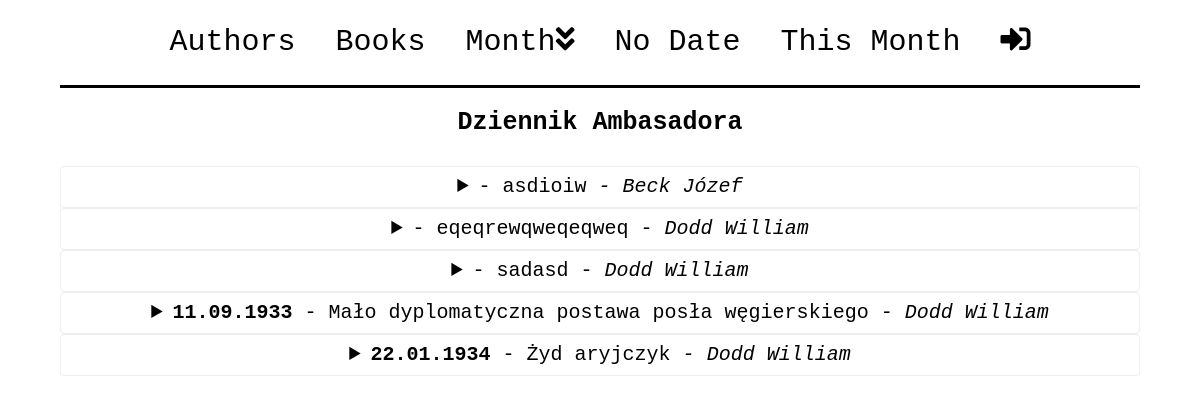
The page /books/2 on the database its author committed.
### Quote/models.py (models this page shows, shortened)
class Book(models.Model):
    title=models.CharField(max_length=100, verbose_name=u"Title:")
    author=models.ForeignKey(Author, null=True, on_delete=models.CASCADE, verbose_name=u"Author:")
    pubHouse=models.ForeignKey(PubHouse, null=True, on_delete=models.CASCADE, verbose_name=u"publishing House:")
    city=models.CharField(max_length=100, null=True, verbose_name=u"City:")
    pubYear=models.IntegerField(default=0000, blank=False, null=False, verbose_name=u"Publishing Year:")
    class Meta:
        unique_together = ('title', 'author')
        ordering = ['title']
    def __str__(self):
        return self.title

class Quote(models.Model):
    choice=[
        ('No','No'),
        ('Yes','Yes')
        ]
    desc=models.CharField(max_length=100, verbose_name=u"Description:")
    date=models.DateField(null=True, blank=True, verbose_name=u"Date of the Quote:", help_text="<em>YYYY-MM-DD</em>.")
    text=models.TextField(verbose_name=u"Quote Text:")
    page=models.PositiveSmallIntegerField(null=True, verbose_name=u"Page:")
    author=models.ForeignKey(Author, null=True, on_delete=models.CASCADE, verbose_name=u"Author:")
    book=models.ForeignKey(Book, null=True, on_delete=models.CASCADE, verbose_name=u"Book:")
    check=models.CharField(max_length=3, choices=choice, default='No')
    class Meta:
        ordering=['date']
    def __str__(self):
        return self.desc

class Author(models.Model):
    surname=models.CharField(max_length=100, verbose_name=u"Surname:")
    name=models.CharField(max_length=100, verbose_name=u"Name:")
    birth=models.IntegerField(default=0000, blank=False, null=False, verbose_name=u"Birth Year:")
    death=models.IntegerField(default=0000, blank=False, null=False, verbose_name=u"Death Year:")
    class Meta:
        unique_together = ('surname', 'name')
        ordering=['surname', 'name']

### Quote/views.py (the view)
# urls.py: path('books/<int:id>', BookView, name='book'),
def BookView(request, id):
    quoteSource=Book.objects.get(pk=id)
    quote=Quote.objects.filter(book=quoteSource)
    obj={
        'quoteSource':quoteSource,
        'quote':quote,
        }
    return render(request, 'quotes.html', obj)

### Quote/models.py (called while the page is built)
    def __str__(self):
        return self.houseName

### templates/quotes.html (shortened to what this page needs)
<!DOCTYPE html>
{%extends 'main.html'%}
{% block body %}
<h2>{{quoteSource}}</h2>
{% for quote in quote %}
<div class="row justify-content-center">
  <div class="col">
    <details class="quoteBox">
      <summary class="title">
        <b>{{quote.date|date:"d.m.Y"}}</b> - {{quote}} <i>- {{quote.author.surname}} {{quote.author.name}}</i>
      </summary>
    </details>
  </div>
</div>
{% endfor %}
{% endblock %}

### static/static.css (style rules this page uses)
body { margin-left: 5%; margin-right: 5%; color: black; font-family: Courier New; }
h2 { color: black; padding: 20px; text-align: center; font-size: 25px; font-weight: 700; }
.quoteBox { border-style: solid; border-color: #EEEEEE; border-radius: 4px; border-width: 1px; text-decoration: none; text-align: right; }
.title { color: black; padding: 5px; text-align: center; font-size: 20px; }

### rows shown on the page
Book: title "Dziennik Ambasadora"
Quote: desc "asdioiw", author.surname "Beck", author.name "Józef"
Quote: desc "eqeqrewqweqeqweq", author.surname "Dodd", author.name "William"
Quote: desc "sadasd", author.surname "Dodd", author.name "William"
Quote: date "11.09.1933", desc "Mało dyplomatyczna postawa posła węgierskiego", author.surname "Dodd", author.name "William"
Quote: date "22.01.1934", desc "Żyd aryjczyk", author.surname "Dodd", author.name "William"
